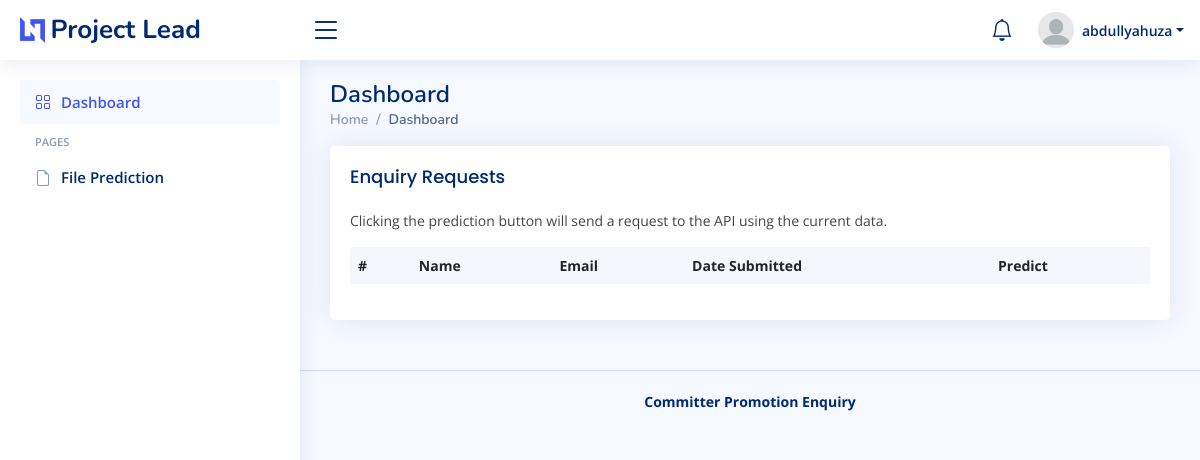
The page /dashboard (signed in) on the database as committed earlier.
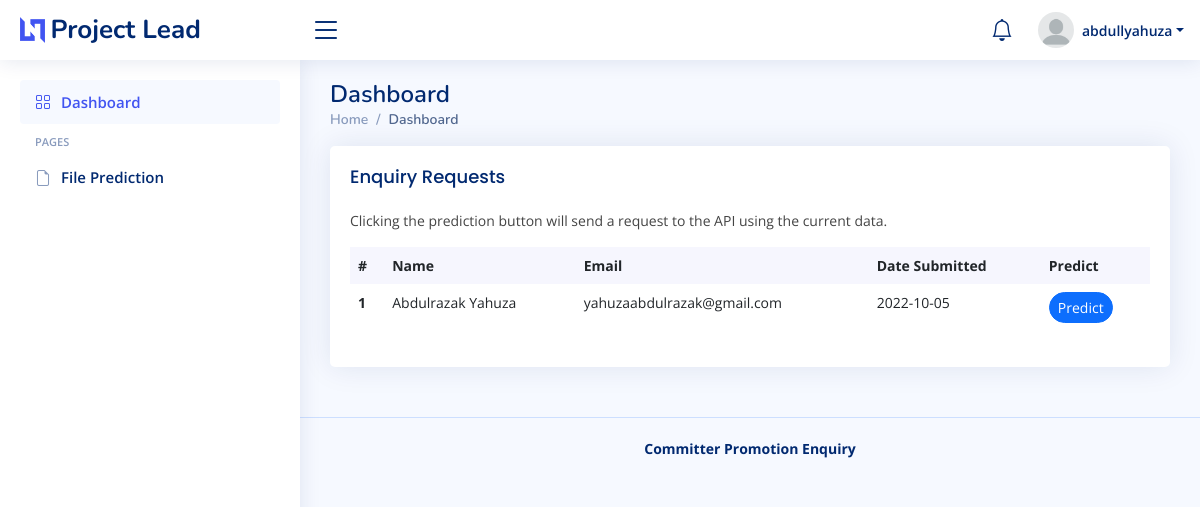
The same page on the database as committed later.
### database/models.py (models this page shows, shortened)
class Enquiry(db.Model):
    id = Column(Integer().with_variant(Integer, "sqlite"), primary_key=True)
    name = Column(String(200))
    education = Column(String(20))
    email = Column(String(120), unique=True)
    region = Column(String(20))
    fin_gain = Column(Float)
    int_learn = Column(Float)
    dev_inv = Column(Float)
    proj_desertion = Column(Integer)
    dev_experience = Column(Integer)
    sys_int = Column(Float)
    tech_norm = Column(Float)
    code_test = Column(Float)
    cont_code_dec = Column(Float)
    dec_right_dec = Column(Float)
    proj_age = Column(Integer)
    promoted = Column(Boolean, default=0)
    date_submitted = Column(Date)

### app.py (the view)
@app.route('/dashboard')
@login_required
def dashboard():
    user = User.query.filter_by(username=session['user_id']).first()
    user_data = user.details()
    enquiries = Enquiry.query.order_by(db.desc(Enquiry.id)).all()
    noti = Enquiry.query.filter_by(promoted=False).all()
    numberOfnoti = len(noti)
    return render_template(
        'admin/index.html',
        current_page="Dashboard",
        user=user_data,
        enquiries=enquiries,
        noti=numberOfnoti)

### auth.py (called while the page is built)
def login_required(f):
    @wraps(f)
    def decorated_function(*args, **kwargs):
        if session.get("user_id") is None:
            return redirect("/project-leader")
        return f(*args, **kwargs)
    return decorated_function

### database/models.py (called while the page is built)
    def details(self):
        return {
            'id': self.id,
            'username': self.username,
            'email': self.email,
            'name': self.name
        }

### templates/admin/index.html (shortened to what this page needs)
{% extends 'layouts/main.html' %}
{% block content %}
    <section class="section dashboard">
      <div class="row">
        <div class="col-lg-12" style="margin: 0 auto;">
          <div class="row">
            <div class="col-12">
              <div class="card recent-sales overflow-auto">
                <div class="card-body">
                  <h5 class="card-title">Enquiry Requests</h5>
                  <p>Clicking the prediction button will send a request to the API using the current data.</p>
                  <table class="table table-borderless datatable">
                    <thead>
                      <tr>
                        <th scope="col">#</th>
                        <th scope="col">Name</th>
                        <th scope="col">Email</th>
                        <th scope="col">Date Submitted</th>
                        <th scope="col">Predict</th>
                      </tr>
                    </thead>
                    <tbody>
                      {% if enquiries %}
                        {% for enquiry in enquiries %}
                        <tr>
                          <th scope="row">{{loop.index}}</th>
                          <td>{{enquiry.name}}</td>
                          <td>{{enquiry.email}}</td>
                          <td>{{enquiry.date_submitted}}</td>
                          <td>
                            <a href="confirm/{{enquiry.id}}" class="btn btn-primary rounded-pill btn-sm">Predict</a>
                          </td>
                        </tr>
                        {% endfor %}
                      {% endif %}
                    </tbody>
                  </table>
                </div>
              </div>
            </div>
          </div>
        </div>
      </div>
    </section>
{% endblock %}

Rows that differ between the two databases and show on the page:
added Enquiry: name "Abdulrazak Yahuza", email "yahuzaabdulrazak@gmail.com", date_submitted "2022-10-05"
